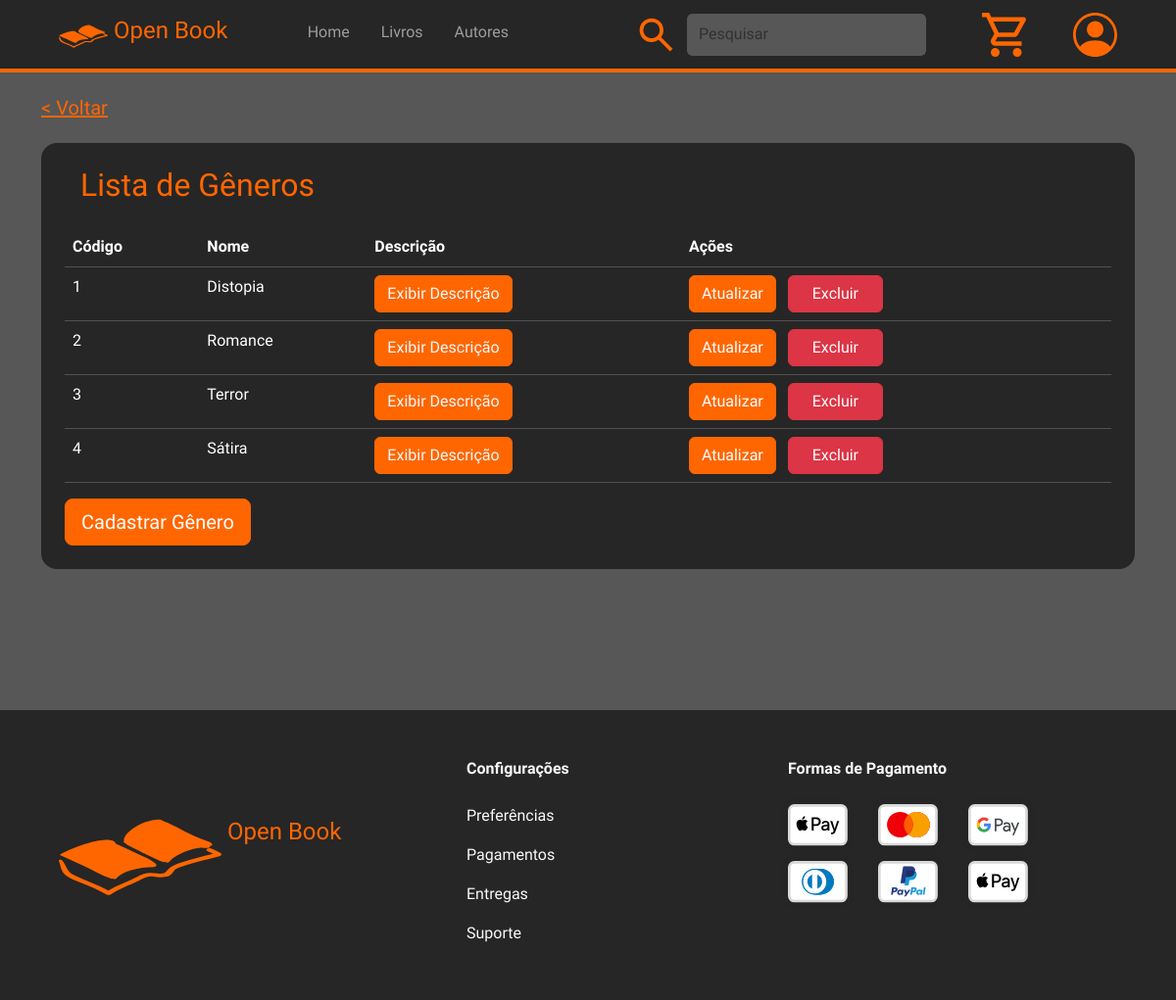
/views/tblGenero.php (signed in), run on the app's committed database.
### tables this page shows
CREATE TABLE `genero` (
  `cod_genero` int(11) NOT NULL,
  `nome_genero` varchar(30) NOT NULL,
  `descricao_genero` varchar(100) NOT NULL
);

### connection/conexao.php (called while the page is built, shortened)
<?php
    class Conexao {
        private $host = "localhost";
        private $usuario = "root";
        private $senha = "";
        private $banco = "db_livraria";
        private $conexao;
        public function __construct() {
            $this->conexao = new mysqli($this->host, $this->usuario, $this->senha, $this->banco);
        }
        public function getConexao() {
            return $this->conexao;
        }
    }
?>

### controllers/generoController.php (called while the page is built, shortened)
<?php
require_once $_SERVER['DOCUMENT_ROOT'] . '/Projeto_Livraria_Web/src/models/genero.php';
class GeneroController {
    private $genero;
    public function __construct()
    {
        $this->genero = new Genero();
    }
    public function listar() {
        return $this->genero->listar();
    }
}

### models/genero.php (called while the page is built, shortened)
<?php
require_once $_SERVER['DOCUMENT_ROOT'] . '/Projeto_Livraria_Web/src/connection/conexao.php';
class Genero {
    private $conexao;
    public function __construct() {
        $this->conexao = new Conexao();
    }
    public function listar() {
        $sql = "SELECT * FROM genero";
        $stmt = $this->conexao->getConexao()->prepare($sql);
        $stmt->execute();
        $result = $stmt->get_result();
        $generos = [];
        while ($genero = $result->fetch_assoc()) {
            $generos[] = $genero;
        }
        return $generos;
    }
}

### views/tblGenero.php (the view, shortened to what this page needs)
<?php
require_once $_SERVER['DOCUMENT_ROOT'] . '/Projeto_Livraria_Web/src/controllers/generoController.php';
?>
<!DOCTYPE html>
<html lang="en">
<head>
    <link rel="stylesheet" href="../assets/scss/main.css">
</head>
<body class="background-dark-light">
    <?php require_once '../components/header.php'; ?>
    <div class="container w-100 mx-auto mt-4">
        <h5><a href="javascript:history.back()" class="link-warning">
                < Voltar</a>
        </h5>
        <div class="border-warning bg-dark text-white p-4 mx-auto rounded-4 order-1 order-lg-2 mt-4 overflow-x-scroll">
            <h2 class="text-warning ms-md-3 mb-4">Lista de Gêneros</h2>
            <table class="table table-dark">
                <thead>
                    <tr>
                        <th>Código</th>
                        <th>Nome</th>
                        <th>Descrição</th>
                        <th>Ações</th>
                    </tr>
                </thead>
                <tbody>
                    <?php
                    $generoController = new GeneroController();
                    $generos = $generoController->listar();
                    foreach ($generos as $genero) {
                    ?>
                        <tr>
                            <td><?php echo $genero['cod_genero']; ?></td>
                            <td><?php echo $genero['nome_genero']; ?></td>
                            <td>
                                <a onclick="exibirDescricao(<?php echo $genero['cod_genero']; ?>)" href="#" class="btn btn-warning text-light">Exibir Descrição</a>
                            </td>
                            <td>
                                <a href="<?php echo "formGeneroUpdDlt.php?acao=upd&codGenero=" . $genero['cod_genero']; ?>" class="btn btn-warning text-white text-center me-2">Atualizar</a>
                                <a href="<?php echo "formGeneroUpdDlt.php?acao=dlt&codGenero=" . $genero['cod_genero']; ?>" type="submit" class="btn btn-danger text-white text-center px-4">Excluir</a>
                            </td>
                        </tr>
                    <?php } ?>
                </tbody>
            </table>
            <a href="formGeneroCrt.php?acao=crt" class="btn btn-warning btn-lg text-white">Cadastrar Gênero</a>
        </div>
    </div>
    <div class="w-100 mt-5 pt-5">
        <?php require_once '../components/footer.php'; ?>
    </div>
</body>
</html>

### data on the page
genero: cod_genero "1", nome_genero "Distopia"
genero: cod_genero "2", nome_genero "Romance"
genero: cod_genero "3", nome_genero "Terror"
genero: cod_genero "4", nome_genero "Sátira"
